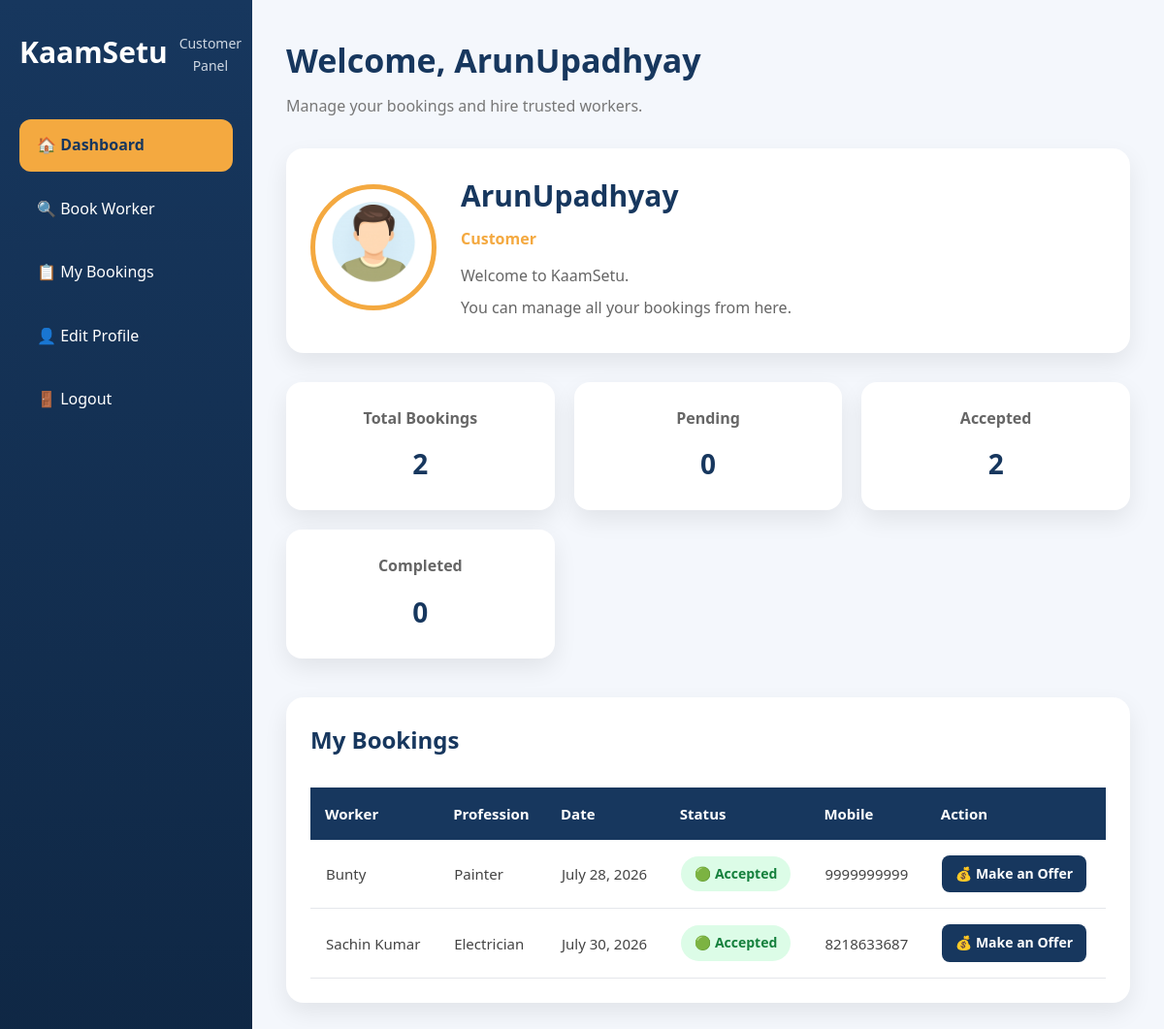
The page /dashboard/ (signed in) on the database its author committed.
### bookings/models.py (models this page shows, shortened)
class Booking(models.Model):
    STATUS_CHOICES = [
        ("Pending", "Pending"),
        ("Accepted", "Accepted"),
        ("Completed", "Completed"),
        ("Cancelled", "Cancelled"),
    ]
    NEGOTIATION_STATUS_CHOICES = [
        ("Not Started", "Not Started"),
        ("Customer Offered", "Customer Offered"),
        ("Worker Countered", "Worker Countered"),
        ("Accepted", "Accepted"),
        ("Rejected", "Rejected"),
    ]
    worker = models.ForeignKey(
        Worker,
        on_delete=models.CASCADE,
        related_name="bookings"
    )
    customer = models.ForeignKey(
        User,
        on_delete=models.CASCADE,
        related_name="customer_bookings",
        null=True,
        blank=True
    )
    customer_name = models.CharField(
        max_length=100
    )
    customer_mobile = models.CharField(
        max_length=15,
        blank=True
    )
    customer_address = models.TextField()
    work_date = models.DateField()
    work_description = models.TextField()
    status = models.CharField(
        max_length=20,
        choices=STATUS_CHOICES,
        default="Pending"
    )
    original_amount = models.PositiveIntegerField(
        validators=[
            MinValueValidator(1),
            MaxValueValidator(9999)
        ],
        null=True,
        blank=True
    )
    customer_offer = models.PositiveIntegerField(
        validators=[
            MinValueValidator(1),
            MaxValueValidator(9999)
        ],
        null=True,
        blank=True
    )
    worker_counter_offer = models.PositiveIntegerField(
        validators=[
            MinValueValidator(1),
            MaxValueValidator(9999)
        ],
        null=True,
        blank=True
    )
    final_amount = models.PositiveIntegerField(
        validators=[
            MinValueValidator(1),
            MaxValueValidator(9999)
        ],
        null=True,
        blank=True
    )
    negotiation_status = models.CharField(
        max_length=20,
        choices=NEGOTIATION_STATUS_CHOICES,
        default="Not Started"
    )
    created_at = models.DateTimeField(
        auto_now_add=True
    )

### workers/models.py (models this page shows, shortened)
class Worker(models.Model):
    user = models.OneToOneField(
        User,
        on_delete=models.CASCADE,
        null=True,
        blank=True,
        related_name="worker_profile"
    )
    PROFESSION_CHOICES = [
    ("Rajmistri", "राजमिस्त्री"),
    ("Plumber", "प्लम्बर"),
    ("Electrician", "इलेक्ट्रिशियन"),
    ("Painter", "पेंटर"),
    ("Carpenter", "कारपेंटर"),
    ("Welder", "वेल्डर"),
    ("Helper", "हेल्पर"),
    ("AC Repair", "AC रिपेयर"),
]
    name = models.CharField(max_length=100)
    mobile = models.CharField(max_length=15)
    profession = models.CharField(max_length=30, choices=PROFESSION_CHOICES)
    experience = models.PositiveIntegerField(help_text="Experience in years")
    city = models.CharField(max_length=100)
    area = models.CharField(max_length=100)
    latitude = models.DecimalField(
        max_digits=9,
        decimal_places=6,
        null=True,
        blank=True
    )
    longitude = models.DecimalField(
        max_digits=9,
        decimal_places=6,
        null=True,
        blank=True
    )
    work_range = models.DecimalField(
        max_digits=5,
        decimal_places=2,
        default=10.00,
        help_text="Maximum distance in KM"
    )
    daily_wage = models.DecimalField(max_digits=8, decimal_places=2)
    about = models.TextField(blank=True)
    available = models.BooleanField(default=True)
    profile_photo = models.ImageField(upload_to="workers/", blank=True, null=True)
    rating = models.DecimalField(max_digits=2, decimal_places=1, default=5.0)
    reviews = models.PositiveIntegerField(default=0)
    vverified = models.BooleanField(default=False)

### accounts/views.py (the view)
@login_required
def customer_dashboard(request):
    bookings = Booking.objects.select_related(
        "worker"
    ).filter(
        customer=request.user
    ).order_by("-created_at")
    reviewed_booking_ids = set(
        Review.objects.filter(
            customer=request.user
        ).values_list("booking_id", flat=True)
    )
    review_ratings = {
        review.booking_id: review.rating
        for review in Review.objects.filter(customer=request.user)
    }
    for booking in bookings:
        booking.has_review = booking.id in reviewed_booking_ids
        booking.review_rating = review_ratings.get(booking.id)
    total_bookings = bookings.count()
    pending_bookings = bookings.filter(
        status="Pending"
    ).count()
    accepted_bookings = bookings.filter(
        status="Accepted"
    ).count()
    completed_bookings = bookings.filter(
        status="Completed"
    ).count()
    cancelled_bookings = bookings.filter(
        status="Cancelled"
    ).count()
    return render(
        request,
        "customer_dashboard.html",
        {
            "bookings": bookings,
            "total_bookings": total_bookings,
            "pending_bookings": pending_bookings,
            "accepted_bookings": accepted_bookings,
            "completed_bookings": completed_bookings,
            "cancelled_bookings": cancelled_bookings,
        }
    )

### accounts/context_processors.py (called while the page is built)
def notification_count(request):
    if not request.user.is_authenticated:
        return {
            "unread_notification_count": 0
        }
    count = Notification.objects.filter(
        recipient=request.user,
        is_read=False
    ).count()
    return {
        "unread_notification_count": count
    }

### templates/customer_dashboard.html (shortened to what this page needs)
{% extends "base.html" %}
{% load static %}
{% block extra_css %}
<link rel="stylesheet" href="{% static 'css/dashboard.css' %}">
{% endblock %}
{% block content %}
<div class="dashboard">
    <aside class="sidebar">
        <div class="logo">
            <h2>KaamSetu</h2>
            <p>Customer Panel</p>
        </div>
        <ul class="menu">
            <li>
                <a href="{% url 'customer_dashboard' %}" class="active">
                    🏠 Dashboard
                </a>
            </li>
            <li>
                <a href="{% url 'home' %}">
                    🔍 Book Worker
                </a>
            </li>
            <li>
                <a href="#my-bookings">
                    📋 My Bookings
                </a>
            </li>
            <li>
                <a href="#">
                    👤 Edit Profile
                </a>
            </li>
            <li>
                <a href="{% url 'logout' %}">
                    🚪 Logout
                </a>
            </li>
        </ul>
    </aside>
    <main class="main-content">
        <div class="top-bar">
            <h1>
                Welcome,
                {{ request.user.first_name|default:request.user.username }}
            </h1>
            <p>
                Manage your bookings and hire trusted workers.
            </p>
        </div>
        <div class="profile-card">
            <div class="profile-image">
                <img
                    src="{% static 'images/customer.png' %}"
                    alt="Customer"
                >
            </div>
            <div class="profile-info">
                <h2>
                    {{ request.user.first_name|default:request.user.username }}
                </h2>
                <h4>Customer</h4>
                <p>
                    Welcome to KaamSetu.
                </p>
                <p>
                    You can manage all your bookings from here.
                </p>
            </div>
        </div>
        <div class="stats">
            <div class="stat-card">
                <h4>Total Bookings</h4>
                <h2>{{ total_bookings }}</h2>
            </div>
            <div class="stat-card">
                <h4>Pending</h4>
                <h2>{{ pending_bookings }}</h2>
            </div>
            <div class="stat-card">
                <h4>Accepted</h4>
                <h2>{{ accepted_bookings }}</h2>
            </div>
            <div class="stat-card">
                <h4>Completed</h4>
                <h2>{{ completed_bookings }}</h2>
            </div>
        </div>
        <div id="my-bookings" style="margin-top:40px;">
            <div class="profile-card">
                <div style="width:100%;">
                    <h2 style="color:#17375E;margin-bottom:20px;">
                        My Bookings
                    </h2>
                    <div style="overflow-x:auto;">
                        <table class="booking-table">
                            <thead>
                                <tr>
                                    <th>Worker</th>
                                    <th>Profession</th>
                                    <th>Date</th>
                                    <th>Status</th>
                                    <th>Mobile</th>
                                    <th>Action</th>
                                </tr>
                            </thead>
                            <tbody>
                                {% for booking in bookings %}
                                <tr>
                                    <td>
                                        {{ booking.worker.name }}
                                    </td>
                                    <td>
                                        {{ booking.worker.profession }}
                                    </td>
                                    <td>
                                        {{ booking.work_date }}
                                    </td>
                                    <td>
                                        {% if booking.status == "Pending" %}
                                        <span class="status pending">
                                            🟡 Pending
                                        </span>
                                        {% elif booking.status == "Accepted" %}
                                        <span class="status accepted">
                                            🟢 Accepted
                                        </span>
                                        {% elif booking.status == "Completed" %}
                                        <span class="status completed">
                                            🔵 Completed
                                        </span>
                                        {% else %}
                                        <span class="status cancelled">
                                            🔴 Cancelled
                                        </span>
                                        {% endif %}
                                    </td>
                                    <td>
                                        {% if booking.status == "Accepted" or booking.status == "Completed" %}
                                        {{ booking.worker.mobile }}
                                        {% endif %}
                                    </td>
                                    <td>
                                        {% if booking.status == "Pending" %}
                                            <span style="color:#888;">
                                                Waiting for worker
                                            </span>
                                        {% elif booking.status == "Accepted" %}
                                            {% if booking.negotiation_status == "Not Started" %}
                                                <a
                                                    href="{% url 'customer_make_offer' booking.id %}"
                                                    class="review-btn"
                                                >
                                                    💰 Make an Offer
                                                </a>
                                            {% endif %}
                                        {% endif %}
                                    </td>
                                </tr>
                                {% endfor %}
                            </tbody>
                        </table>
                    </div>
                </div>
            </div>
        </div>
    </main>
</div>
{% endblock %}

### static/css/style.css (style rules this page uses)
* { margin:0; padding:0; box-sizing:border-box; }
body { font-family: "Segoe UI",sans-serif; background:#f8fafc; color:#222; line-height:1.6; }
.logo { display:flex; align-items:center; gap:12px; text-decoration: none; }
html { scroll-behavior:smooth; }

### static/css/dashboard.css (style rules this page uses)
* { margin:0; padding:0; box-sizing:border-box; font-family:"Segoe UI",Tahoma,Geneva,Verdana,sans-serif; }
body { background:#f4f7fc; }
.dashboard { display:flex; min-height:100vh; }
.sidebar { width:260px; background:linear-gradient(180deg,#17375E,#0F2744); color:#fff; position:fixed; left:0; top:0; bottom:0; padding:30px 20px; overflow-y:auto; }
.logo { text-align:center; margin-bottom:40px; }
.logo h2 { font-size:30px; color:#ffffff; margin-bottom:5px; }
.logo p { color:#cfd8e3; font-size:14px; }
.menu { list-style:none; }
.menu li { margin-bottom:12px; }
.menu a { display:block; text-decoration:none; color:#ffffff; padding:14px 18px; border-radius:12px; transition:0.3s; font-size:16px; font-weight:500; }
.menu a.active { background:#f4a940; color:#17375E; font-weight:bold; }
.main-content { margin-left:260px; width:100%; padding:35px; }
.top-bar { margin-bottom:25px; }
.top-bar h1 { color:#17375E; font-size:34px; margin-bottom:8px; }
.top-bar p { color:#777; font-size:16px; }
.profile-card { background:#ffffff; border-radius:18px; padding:25px; display:flex; align-items:center; gap:25px; box-shadow:0 10px 25px rgba(0,0,0,.08); margin-bottom:30px; }
.profile-image img { width:130px; height:130px; object-fit:cover; border-radius:50%; border:5px solid #f4a940; }
.profile-info h2 { color:#17375E; font-size:30px; margin-bottom:8px; }
.profile-info h4 { color:#f4a940; margin-bottom:12px; }
.profile-info p { color:#666; margin-bottom:8px; }
.stats { display:grid; grid-template-columns:repeat(auto-fit,minmax(220px,1fr)); gap:20px; }
.stat-card { background:#ffffff; border-radius:16px; padding:25px; text-align:center; box-shadow:0 10px 25px rgba(0,0,0,.08); transition:.3s; }
.stat-card h4 { color:#666; margin-bottom:12px; font-size:16px; }
.stat-card h2 { color:#17375E; font-size:28px; }
.booking-table { width:100%; border-collapse:collapse; margin-top:10px; }
.booking-table th { background:#17375E; color:#ffffff; padding:15px; text-align:left; font-size:15px; }
.booking-table td { padding:16px; border-bottom:1px solid #e5e7eb; color:#444; font-size:15px; }
.status { display:inline-block; padding:7px 14px; border-radius:25px; font-weight:600; font-size:14px; }
.accepted { background:#dcfce7; color:#15803d; }
.profile-card h2 { color:#17375E; }
.profile-card { margin-top:30px; }
.review-btn { display:inline-block; background:#17375E; color:#fff; padding:8px 14px; border-radius:8px; text-decoration:none; font-size:14px; font-weight:600; transition:.3s; }

### rows shown on the page
Booking: worker.name "Bunty", worker.profession "Painter", work_date "July 28, 2026", status "🟢 Accepted", worker.mobile "9999999999"
Booking: worker.name "Sachin Kumar", worker.profession "Electrician", work_date "July 30, 2026", status "🟢 Accepted", worker.mobile "8218633687"

### other values the page prints
{{ request.user.first_name|default:request.user.username }} "ArunUpadhyay"
{{ total_bookings }} "2"
{{ pending_bookings }} "0"
{{ accepted_bookings }} "2"
{{ completed_bookings }} "0"
